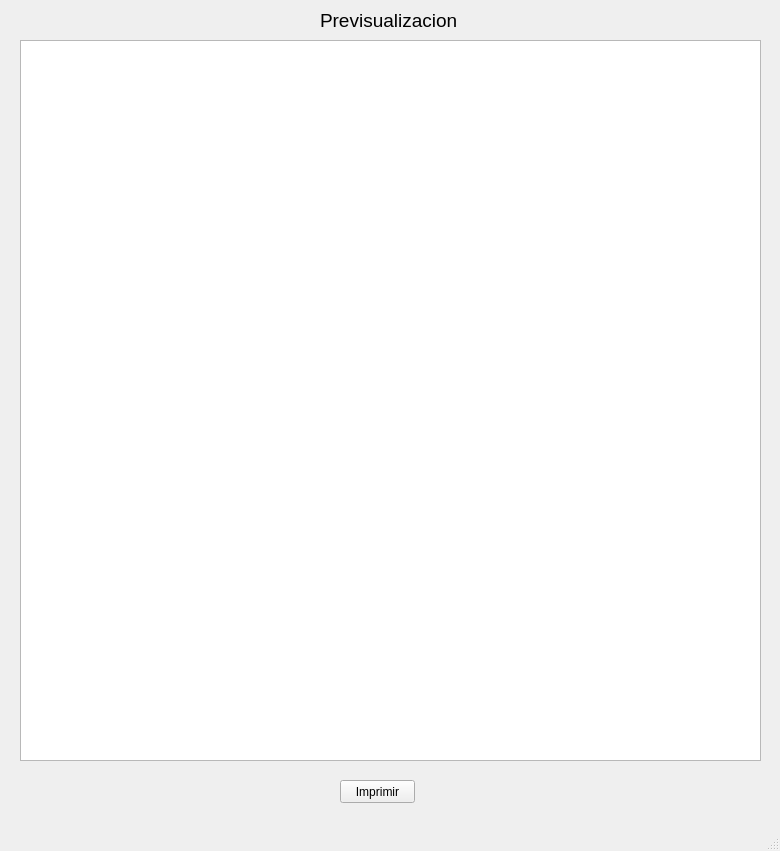
<?xml version="1.0" encoding="UTF-8"?>
<ui version="4.0">
 <class>MainWindow</class>
 <widget class="QMainWindow" name="MainWindow">
  <property name="geometry">
   <rect>
    <x>0</x>
    <y>0</y>
    <width>780</width>
    <height>851</height>
   </rect>
  </property>
  <property name="windowTitle">
   <string>MainWindow</string>
  </property>
  <widget class="QWidget" name="centralwidget">
   <widget class="QLabel" name="log_lbl_1">
    <property name="geometry">
     <rect>
      <x>320</x>
      <y>-10</y>
      <width>161</width>
      <height>61</height>
     </rect>
    </property>
    <property name="text">
     <string>&lt;html&gt;&lt;head/&gt;&lt;body&gt;&lt;p&gt;&lt;span style=&quot; font-size:14pt;&quot;&gt;Previsualizacion&lt;/span&gt;&lt;/p&gt;&lt;/body&gt;&lt;/html&gt;</string>
    </property>
   </widget>
   <widget class="QPushButton" name="log_btn_1">
    <property name="geometry">
     <rect>
      <x>340</x>
      <y>780</y>
      <width>75</width>
      <height>23</height>
     </rect>
    </property>
    <property name="text">
     <string>Imprimir</string>
    </property>
   </widget>
   <widget class="QTableView" name="log_tlbv_1">
    <property name="geometry">
     <rect>
      <x>20</x>
      <y>40</y>
      <width>741</width>
      <height>721</height>
     </rect>
    </property>
   </widget>
  </widget>
  <widget class="QMenuBar" name="menubar">
   <property name="geometry">
    <rect>
     <x>0</x>
     <y>0</y>
     <width>780</width>
     <height>21</height>
    </rect>
   </property>
  </widget>
  <widget class="QStatusBar" name="statusbar"/>
 </widget>
 <resources/>
 <connections/>
</ui>
